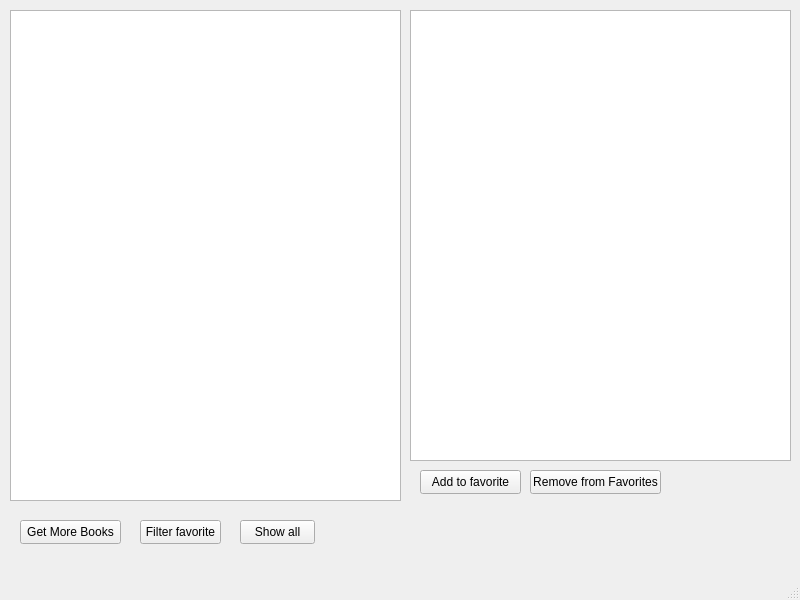
<?xml version="1.0" encoding="UTF-8"?>
<ui version="4.0">
 <class>MainWindow</class>
 <widget class="QMainWindow" name="MainWindow">
  <property name="geometry">
   <rect>
    <x>0</x>
    <y>0</y>
    <width>800</width>
    <height>600</height>
   </rect>
  </property>
  <property name="windowTitle">
   <string>MainWindow</string>
  </property>
  <widget class="QWidget" name="centralwidget">
   <widget class="QPushButton" name="pushButton">
    <property name="geometry">
     <rect>
      <x>20</x>
      <y>520</y>
      <width>101</width>
      <height>24</height>
     </rect>
    </property>
    <property name="text">
     <string>Get More Books</string>
    </property>
   </widget>
   <widget class="QPushButton" name="pushButton_2">
    <property name="geometry">
     <rect>
      <x>140</x>
      <y>520</y>
      <width>81</width>
      <height>24</height>
     </rect>
    </property>
    <property name="text">
     <string>Filter favorite</string>
    </property>
   </widget>
   <widget class="QListWidget" name="listWidget">
    <property name="geometry">
     <rect>
      <x>10</x>
      <y>10</y>
      <width>391</width>
      <height>491</height>
     </rect>
    </property>
    <property name="itemAlignment">
     <set>Qt::AlignHCenter|Qt::AlignJustify</set>
    </property>
   </widget>
   <widget class="QTextBrowser" name="textBrowser">
    <property name="geometry">
     <rect>
      <x>410</x>
      <y>10</y>
      <width>381</width>
      <height>451</height>
     </rect>
    </property>
    <property name="openExternalLinks">
     <bool>true</bool>
    </property>
   </widget>
   <widget class="QPushButton" name="pushButton_3">
    <property name="geometry">
     <rect>
      <x>420</x>
      <y>470</y>
      <width>101</width>
      <height>24</height>
     </rect>
    </property>
    <property name="text">
     <string>Add to favorite</string>
    </property>
   </widget>
   <widget class="QPushButton" name="pushButton_4">
    <property name="geometry">
     <rect>
      <x>240</x>
      <y>520</y>
      <width>75</width>
      <height>24</height>
     </rect>
    </property>
    <property name="text">
     <string>Show all</string>
    </property>
   </widget>
   <widget class="QPushButton" name="pushButton_5">
    <property name="geometry">
     <rect>
      <x>530</x>
      <y>470</y>
      <width>131</width>
      <height>24</height>
     </rect>
    </property>
    <property name="text">
     <string>Remove from Favorites</string>
    </property>
   </widget>
  </widget>
  <widget class="QMenuBar" name="menubar">
   <property name="geometry">
    <rect>
     <x>0</x>
     <y>0</y>
     <width>800</width>
     <height>22</height>
    </rect>
   </property>
  </widget>
  <widget class="QStatusBar" name="statusbar"/>
 </widget>
 <resources/>
 <connections/>
</ui>
